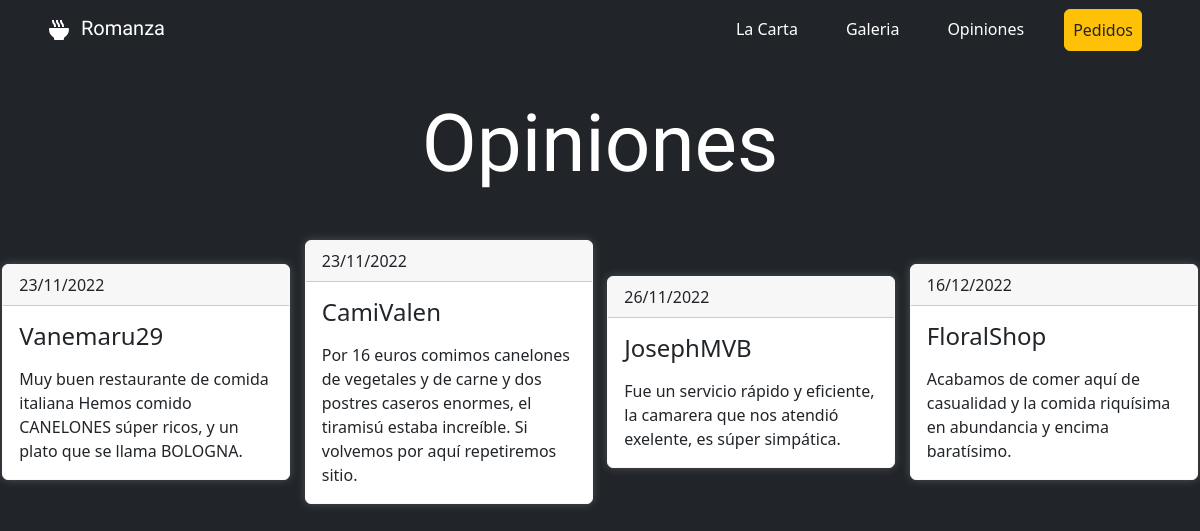
The app's page /index.php?romanza=opiniones, older data.
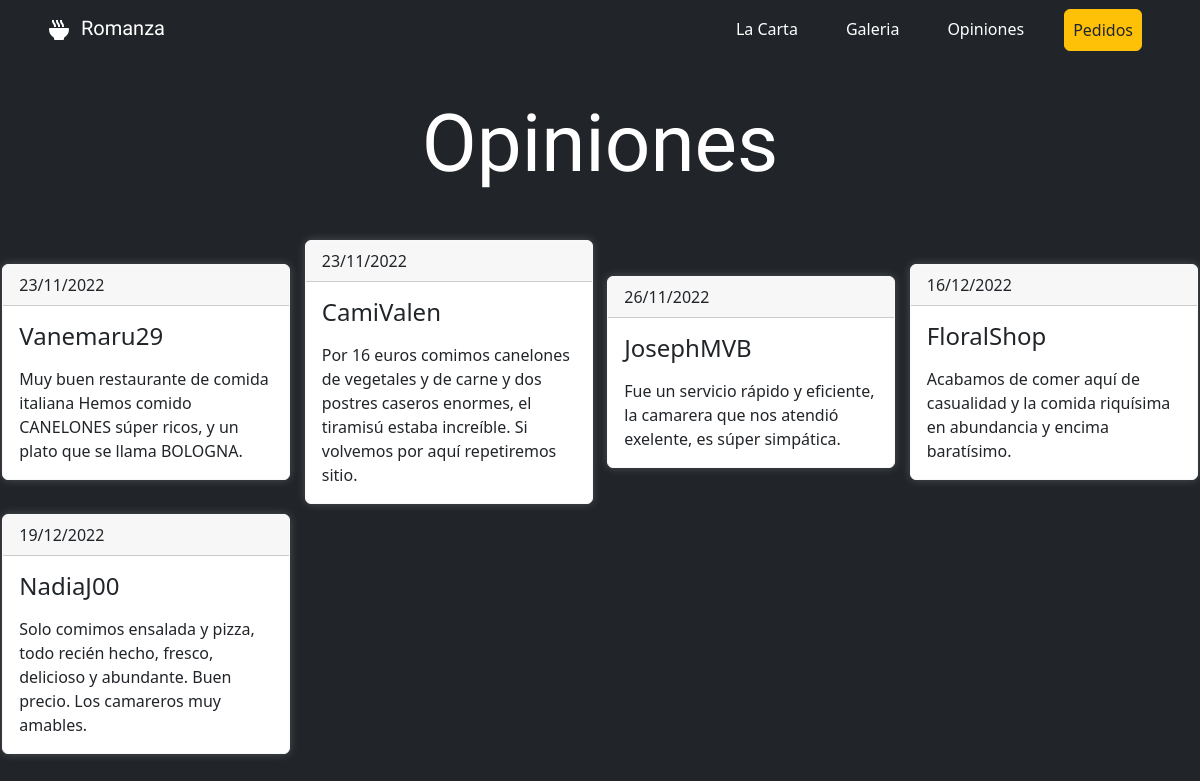
The same page, newer data.
### tables this page shows
CREATE TABLE `opinion` (
  `id_opinion` int(11) NOT NULL,
  `opinion` varchar(200) NOT NULL,
  `id_usuario` int(11) NOT NULL,
  `fecha_registro` date NOT NULL
);

CREATE TABLE `usuario` (
  `id_usuario` int(11) NOT NULL,
  `nombre` varchar(45) NOT NULL,
  `nombre_usuario` varchar(45) NOT NULL,
  `telefono` text NOT NULL,
  `correo` varchar(45) NOT NULL,
  `clave` varchar(45) NOT NULL,
  `id_rol` int(11) NOT NULL,
  `fecha_registro` date NOT NULL
);

### controladores/navegacion.php (called while the page is built)
<?php
    class ControladorDeNavegacion {
        static public function plantilla() {
            include ('vistas/plantilla.php');
        }
        static public function enlacesPaginasC() {
            if (isset($_GET['romanza'])) {
                $modulo = $_GET['romanza'];
            } else {
                $modulo = 'index';
            }
            $respuesta = ModeloDeNavegacion::enlacesPaginasM($modulo);
            include $respuesta;
        }
    }
?>

### index.php (called while the page is built)
<?php
    require_once ('controladores/navegacion.php');
    require_once ('modelos/navegacion.php');
    $mvc = new ControladorDeNavegacion;
    $mvc -> plantilla();
?>

### modelos/conexion.php (called while the page is built, shortened)
<?php
    class Conexion {
        public $servidor = "localhost";
        private $usuario = "root";
        private $password = "V4n32020$";
        private $bd = "romanza";
        private $conexion;
        public function __construct () {
            $this->conexion = new mysqli($this->servidor, $this->usuario, $this->password, $this->bd);
            mysqli_query($this->conexion, "SET NAMES 'utf8'");
        }
        public function conectar () {
            return $this->conexion;
        }
    }
?>

### controladores/Opiniones.php (called while the page is built, shortened)
<?php
    class Opiniones extends Conexion {
        public function __construct () {
            $this->conexion = new Conexion();
            $this->conexion = $this->conexion->conectar();
        }
        public function listaOpn () {
            $sql = mysqli_query($this->conexion, "SELECT * FROM opinion");
            return $sql;
        }
    }
?>

### controladores/Usuarios.php (called while the page is built, shortened)
<?php
class Usuarios extends Conexion {
    public function __construct() {
        $this->conexion = new Conexion();
        $this->conexion = $this->conexion->conectar();
    }
    public function obtenerUser($id_user) {
        $sql = mysqli_query($this->conexion, "SELECT * FROM usuario WHERE id_usuario = '$id_user'");
        return $sql;
    }
}

### controladores/Fechas.php (called while the page is built, shortened)
<?php
    class Fechas {
        public function __construct () {
            $this->conexion = new Conexion();
        }
        public function fechaFormato ($fecha) {
            $formato = date("d/m/Y", strtotime($fecha));
            return $formato;
        }
    }
?>

### vistas/modulos/opiniones.php (the view, shortened to what this page needs)
<?php
    $usuario = new Usuarios();
    $opiniones = new Opiniones();
    $opn = $opiniones -> listaOpn();
    $fecha = new Fechas();
?>
<section class="py-5">
    <h1 class="text-center text-white my-5 display-1 inicio__titulo"> Opiniones </h1>
    <article class="inicio__opiniones-cont">
        <?php
            while ($datos_opinion = mysqli_fetch_array($opn)) {
                $datos2 = $usuario -> obtenerUser($datos_opinion['id_usuario']);
                while ($datos_usuario2 = mysqli_fetch_array($datos2)) {
        ?>
        <div class="inicio__opinion card border-light" style="max-width: 18rem;">
            <div class="card-header"><?= $fecha->fechaFormato($datos_opinion['fecha_registro']) ?></div>
            <div class="card-body">
                <h4 class="card-title mb-3"><?= $datos_usuario2['nombre_usuario'] ?></h5>
                <p class="card-text"><?= $datos_opinion['opinion'] ?></p>
            </div>
        </div>
        <?php
                }
            }
        ?>
    </article>
</section>

Row changes from the older to the newer data that the page shows:
added opinion: fecha_registro "19/12/2022", opinion "Solo comimos ensalada y pizza, todo recién hecho, fresco, delicioso y abundante. Buen precio. Los camareros muy amables."
added usuario: nombre_usuario "NadiaJ00"
